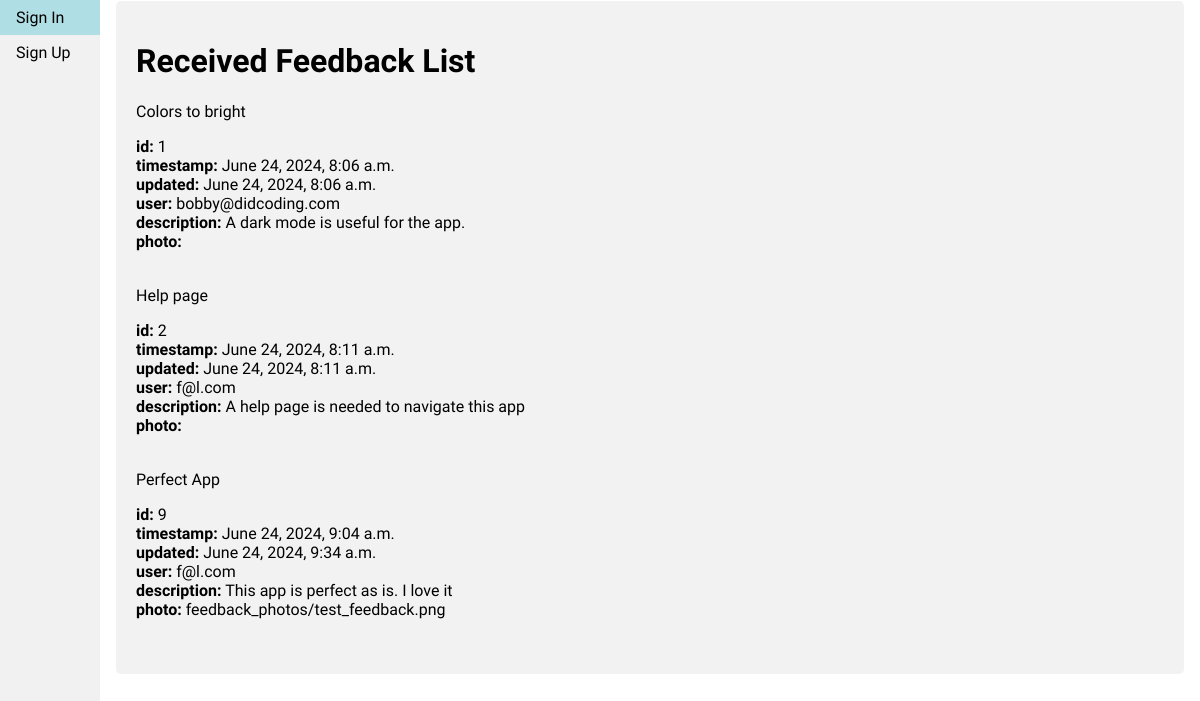
Before: /feedbackList with the older database file.
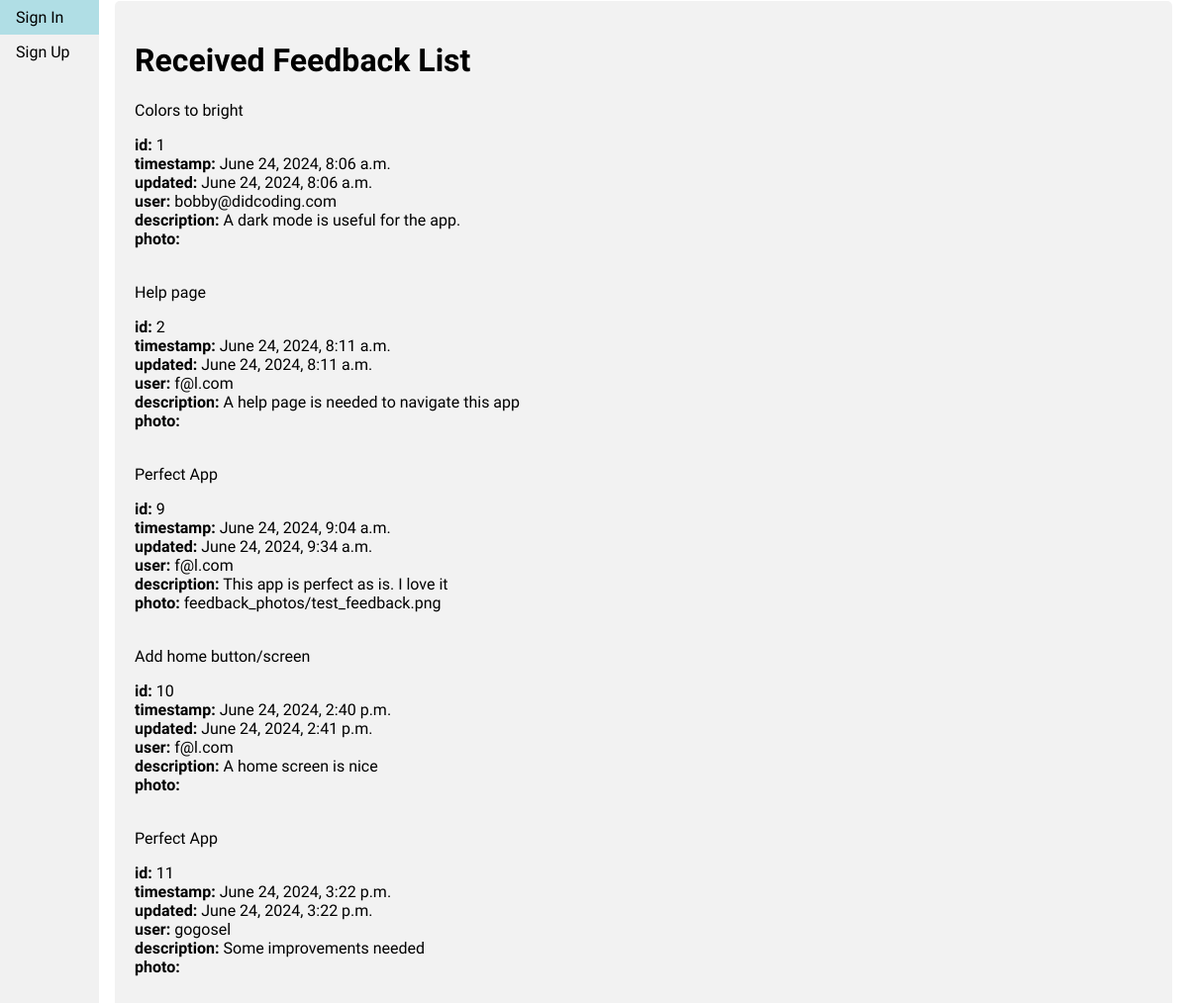
After: the same page with the newer database file.
### users_tutorial/models.py (models this page shows, shortened)
class Feedback(models.Model):
	timestamp = models.DateTimeField(auto_now_add=True)
	updated = models.DateTimeField(auto_now=True)
	user = models.ForeignKey(User, on_delete=models.CASCADE)
	title = models.CharField(max_length=200, blank=False, null=False)
	description = models.TextField(max_length=1000, blank=False, null=False)
	photo = models.ImageField(upload_to='feedback_photos/', blank=True, null=True)

### users_tutorial/views.py (the view)
# urls.py: path('feedbackList', views.feedbackList, name="feedbackList"),
def feedbackList(request):
	feedback_list = Feedback.objects.all()
	return render(request, 'lists/feedback_list.html', {'feedback_list': feedback_list})

### templates/lists/feedback_list.html (shortened to what this page needs)
{% extends 'base.html' %}
{% load static %}
{% block content %}
    <div class='container'>
        <h1>Received Feedback List</h1>
        {% for feedback in feedback_list %}
            <div class="card">
                <div class="card-header"> {{ feedback.title }} </div>
                <div class="card-body">
                    <p class="card-text">
                        <strong>id:</strong> {{ feedback.id }}</br>
                        <strong>timestamp:</strong> {{ feedback.timestamp }}</br>
                        <strong>updated:</strong> {{ feedback.updated }}</br>
                        <strong>user:</strong> {{ feedback.user }}</br>
                        <strong>description:</strong> {{ feedback.description }}</br>
                        <strong>photo:</strong> {{ feedback.photo }}</br>
                    </p>
                </div>
            </div>
        {% endfor %}
    </div>
{% endblock %}

Changed rows visible on the page:
added Feedback: title "Add home button/screen", id "10", timestamp "June 24, 2024, 2:40 p.m.", updated "June 24, 2024, 2:41 p.m.", user "f@l.com", description "A home screen is nice"
added Feedback: title "Perfect App", id "11", timestamp "June 24, 2024, 3:22 p.m.", updated "June 24, 2024, 3:22 p.m.", user "gogosel", description "Some improvements needed"
